Frame 1 (no input): blank canvas, image omitted
Frame 60 (the mouse pressed at the canvas centre just before this capture): blank canvas, image omitted
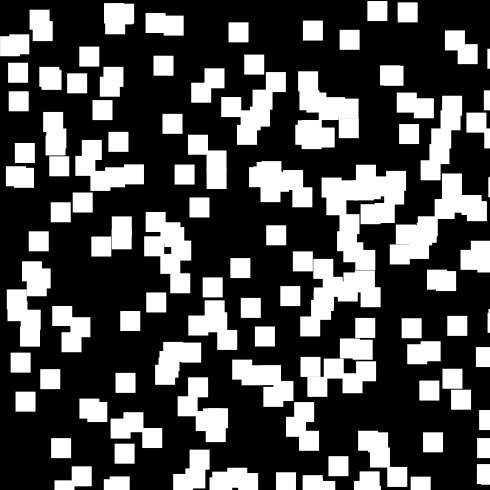
Frame 120 (the mouse held since frame 60 and released just before this capture)

The Processing sketch whose frames 1 and 60 were blank and that drew this single picture after the mouse press (run headless with seeded random() and noise(); from frame 60 on, the mouse is pressed at the canvas centre):

// Processing sketch: processing_40316
// ── processing_40316.pde

int x,y;
boolean c;
void setup() {
  size(490,490);
  noStroke();
  smooth();
}
void draw()
{
      background(0);
      fill(0,5);
      rect(-10,-10,900,900);
      for (int  i =0; i < mouseX; i++){
      fill(255);
      rect(x+random(width), y+random(height), 20,20);
      fill(255);
     }
}  
void mouseDragged()
 {
   for(int i=0 ; i<150;i++)
   {
    fill(150,21,250);
    smooth();
    ellipse(x+random(width), y+random(height), 20,20);  
   }
 } 
 
 
